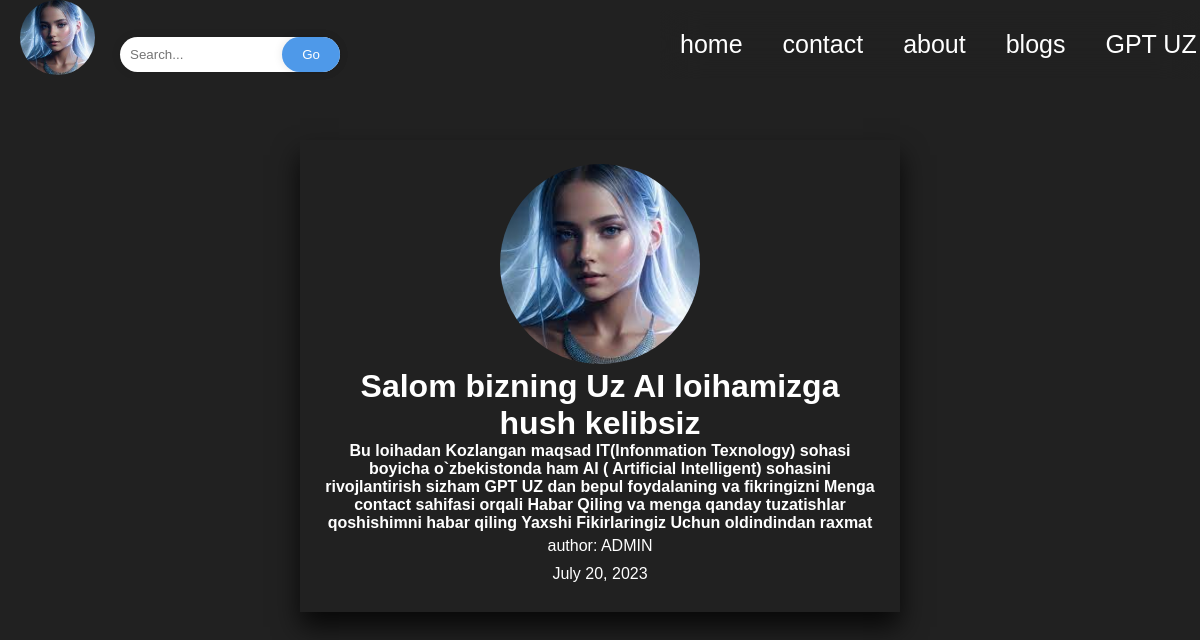
Page /detail/1/ on the committed database.
### app/models.py (models this page shows, shortened)
class Cinema(models.Model):
    title = models.CharField(max_length=200)
    text = models.TextField()
    img = models.ImageField()
    narx = models.CharField(max_length=150)
    date = models.DateField(auto_now_add=True)
    likes = models.ManyToManyField(User, related_name='postlikes')
    slug = models.SlugField()
    author = models.ForeignKey(User, on_delete=models.CASCADE ,related_name='author')

### customapp/models.py (models this page shows)
class CustomUser(AbstractUser):
    age = models.PositiveIntegerField(null=True , blank=True)

### app/views.py (the view)
# urls.py: path("detail/<int:pk>/",DetailModel.as_view(),name="detail"),
class DetailModel(DetailView):
    model = Cinema
    template_name = 'detail.html'

### templates/detail.html (shortened to what this page needs)
{% extends 'base.html' %}
{% load static %}
                {%block content%}
                <div class="block" style="position: absolute; top: -20vh; border: 4px solid transparent;
                /* border-image: linear-gradient(45deg, #ff0,#f0f,#f00,#00f,#0f0); */
                border-image-slice: 1;
                box-shadow: 0 15px 25px rgba(0, 0, 0, 0.77);
                padding: 0;
                border-image-repeat:stretch;
                padding: 20px;
                margin: 300px;
               transform: translate(-50%,-50%,-50%);
               ">
                        <center>
                                <img src="{{cinema.img.url}}" id="1LO" width="200" height="200"
                                        style="position:sticky; left:300px; top: 1vh; border-radius: 60%; "
                                        width="200px" height="250px">
                                        <h1>
                                                {{cinema.title}}
                                        </h1>
                                        <h4>
                                                {{cinema.text}}
                                        </h4>
                                        <p>
                                                author: {{cinema.author}}
                                        </p>
                                        <p>
                                                {{cinema.date}}
                                        </p>
                        </center>
                </div>
                {%endblock content%}

### templates/base.html (shortened to what this page needs)
<!DOCTYPE html>
<html lang="en">
{%load static%}
<head>
  <link rel="stylesheet" href="{%static 'css/base.css'%}">
</head>
<body>
  <div class="all-nav">
    <div class="navbox">
      <div class="nav-logo">
        <img
          style="border-radius: 50%; margin-left: 20px; left: 30px;" alt="logo" width="75">
      </div>
      <div class="search1">
        <form action="{%url 'blogs' %}" method="get" style="position: absolute; left: 10% ; bottom: 91%;">
          <div class="search">
            <input placeholder="Search..." name="q" type="text" >
            <button type="submit">Go</button><br>
          </div>
        </form>
      </div>
      <div class="navcontaener">
        <div class="navbar">
          <ul>
            <li>
              <a href="{%url 'home'%}" style="color: white;">home</a>
            </li>
          </ul>
          <ul>
            <li class="hiddenLink">
              <a href="mailto:muhiddinovabdulhodiy2@gmail.com" style="color: white;">contact</a>
            </li>
          </ul>
          <ul>
            <li><a href="http://127.0.0.1:8000/detail/1/" style="color: white;">about</a></li>
          </ul>
          <ul>
            <li><a href="{%url 'blogs'%}" style="color: white;">blogs</a></li>
          </ul>
          <ul>
            <li><a href="{%url 'UZAI'%}" style="color: white;">GPT UZ</a></li>
          </ul>
        </div>
      </div>
      {%block content%}{%endblock content%}
</body>
</html>

### app/static/css/base.css (style rules this page uses)
* { padding: 0; margin: 0; font-family: sans-serif; }
.navbar { position: absolute; bottom:90%; display: flex; float: right; z-index: 2; }
ul,li { list-style-type: none; padding: 5px; margin: 5px; width: fit-content; }
a { position: relative; text-decoration: none; font-size: 25px; color: black; }
body { background-color: #212121; }
body { height: 100vh; backdrop-filter: blur(33px); }
.navbar { backdrop-filter: blur(20px); }
.navcontaener { display: flex; position: relative; left: 55%; }
.search { display: inline-block; position: relative; }
.search input[type="text"] { width: 200px; padding: 10px; border: none; border-radius: 20px; box-shadow: 0 0 10px rgba(0, 0, 0, 0.1); }
.search button[type="submit"] { background-color: #4e99e9; border: none; color: #fff; cursor: pointer; padding: 10px 20px; border-radius: 20px; box-shadow: 0 0 10px rgba(0, 0, 0, 0.1); position: absolute; top: 0; right: 0; transition: .9s ease; }
h1,h2,h3,h4,h5,h6,span,small,p,a { color: white; }
html,body { width: 100%; height: 100%; margin: 0px; padding: 0px; overflow-x: hidden; }
.navbar { position: absolute; bottom: 90%; display: flex; float: right; z-index: 2; }
ul, li { list-style-type: none; padding: 5px; margin: 5px; width: fit-content; }
body, html { background-color: #212121; }

### templates/detail.html (style rules this page uses)
p { padding: 5px; }

### rows in the picture
Cinema: img (picture), title "Salom bizning Uz AI loihamizga hush kelibsiz", text "Bu loihadan Kozlangan maqsad IT(Infonmation Texnology) sohasi boyicha o`zbekistonda ham AI ( Artificial Intelligent) sohasini rivojlantirish sizham GPT UZ dan bepul foydalaning va fikringizni Menga contact sahifasi orqali Habar Qiling va menga qanday tuzatishlar qoshishimni habar qiling Yaxshi Fikirlaringiz Uchun oldindindan raxmat", author "ADMIN", date "July 20, 2023"
